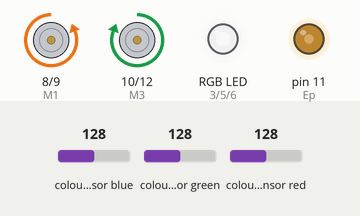
Recording of a sketch running on a simulated Arduino Uno, built with avr-gcc and run on an emulated ATmega328P. On the bench: motor-driver pin pairs drawn as motors (green arrow = first pin HIGH = forward, orange = second pin HIGH = backward, longer = more drive), an RGB LED mixed from three pins (HIGH = lit), output pins drawn as LEDs (lit = HIGH). Inputs (shaded band) come from the test bench; at power-on: colour sensor red 128, colour sensor blue 128, colour sensor green 128. Dim RGB values are drawn brighter than linear; what the sketch prints to the serial monitor is not drawn.

Above: at 0.99 s.
1.3 s: colour sensor red set to 191
At 2.5 s:
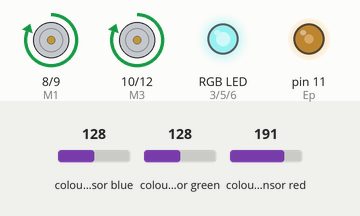
2.8 s: colour sensor blue set to 138
At 4.0 s:
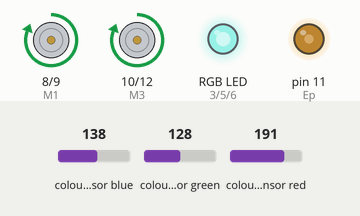
5.8 s: colour sensor blue set to 142
At 6.6 s:
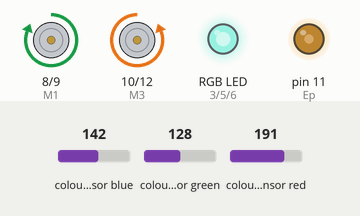
8.8 s: colour sensor green set to 191
At 8.98 s:
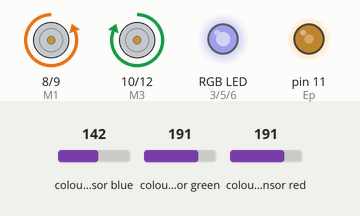
11.8 s: colour sensor green set to 250
At 11.99 s:
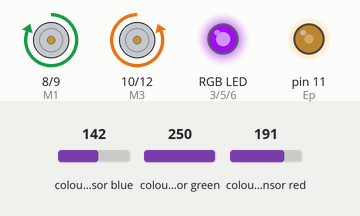
14.8 s: colour sensor red set to 64
At 15.0 s:
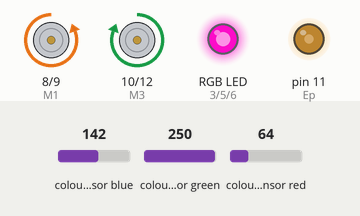
Timing chart, 0 to 18.8 s (numbered marks = the images above; inputs shaded):
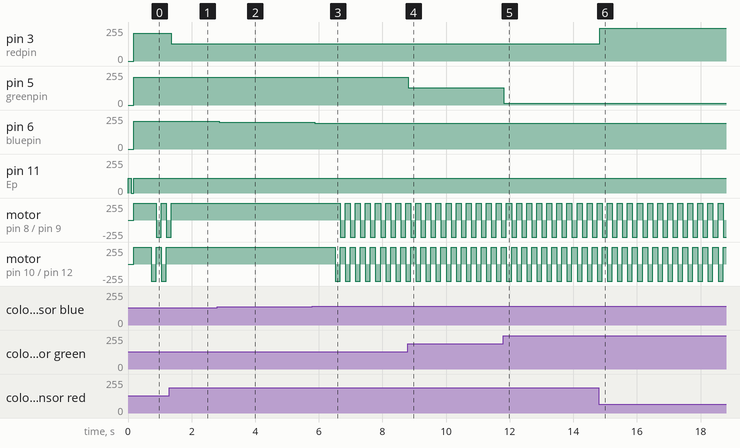

Measured:
- the behaviour switches between 141 and 142 on colour sensor blue (found by bisection; images 2 and 3)
- after the input at 1.3 s, pin 3 (redpin): 209/255 → 131/255 after 0.06 s; motor on pin 8 (M1) / pin 9 (M2): goes on until 1.4 s, then stays forward 255/255; motor on pin 10 (M3) / pin 12 (M4): stops changing and stays forward 255/255
- after the input at 2.8 s, pin 6 (bluepin): 209/255 → 200/255 after 0.07 s
- after the input at 5.8 s, pin 6 (bluepin): 200/255 → 195/255 after 0.08 s; motor on pin 8 (M1) / pin 9 (M2): alternates forward 255/255 for 0.16 s and backward 255/255 for 0.16 s, starting after 0.87 s; motor on pin 10 (M3) / pin 12 (M4): alternates forward 255/255 for 0.16 s and backward 255/255 for 0.16 s, starting after 0.71 s
- after the input at 8.8 s, pin 5 (greenpin): 209/255 → 131/255 at once
- after the input at 11.8 s, pin 5 (greenpin): 131/255 → 12/255 at once
- after the input at 14.8 s, pin 3 (redpin): 131/255 → 246/255 at once

The sketch:

test7.ino
```cpp
#include <Wire.h>
#include "Adafruit_TCS34725.h"

// ================== PIN DEFINITIONS ==================
#define M1  8   // Left forward
#define M2  9   // Left backward
#define M3  10  // Right forward
#define M4  12  // Right backward
#define Ep  11  // Enable (PWM)

// RGB LED (common anode)
#define redpin   3
#define greenpin 5
#define bluepin  6
#define commonAnode true

// ================== TUNING ==================
const int   SPEED           = 110;      // 0-255
const int   RED_MIN         = 70;       // Minimum red value
const float RED_RATIO       = 1.35;     // red must be this times higher than G and B
const unsigned long SEARCH_TIMEOUT = 700;  // ms without red before searching
const int   SEARCH_SPIN_MS  = 90;       // how long each search spin lasts

// ================== GLOBALS ==================
Adafruit_TCS34725 tcs = Adafruit_TCS34725(
  TCS34725_INTEGRATIONTIME_24MS,
  TCS34725_GAIN_16X
);

byte gammatable[256];
unsigned long lastSeenRed = 0;
bool searchingLeft = true;

// ================== SETUP ==================
void setup() {
  Serial.begin(9600);

  pinMode(M1, OUTPUT);
  pinMode(M2, OUTPUT);
  pinMode(M3, OUTPUT);
  pinMode(M4, OUTPUT);
  pinMode(Ep, OUTPUT);
  analogWrite(Ep, SPEED);

  pinMode(redpin, OUTPUT);
  pinMode(greenpin, OUTPUT);
  pinMode(bluepin, OUTPUT);

  // Gamma correction table for LED
  for (int i = 0; i < 256; i++) {
    float x = i / 255.0;
    x = pow(x, 2.5) * 255.0;
    gammatable[i] = commonAnode ? 255 - x : x;
  }

  if (tcs.begin()) {
    Serial.println("TCS34725 found");
  } else {
    Serial.println("No TCS34725 found - check wiring!");
    while (1);
  }

  stopMotors();
  Serial.println("Ready. Looking for red...");
}

// ================== MAIN LOOP ==================
void loop() {
  // ---- Read color sensor ----
  float r, g, b;
  tcs.setInterrupt(false);          // LED on
  delay(28);                        // wait for integration
  tcs.getRGB(&r, &g, &b);
  tcs.setInterrupt(true);           // LED off

  int red   = (int)r;
  int green = (int)g;
  int blue  = (int)b;

  // Show color on RGB LED
  analogWrite(redpin,   gammatable[constrain(red,   0, 255)]);
  analogWrite(greenpin, gammatable[constrain(green, 0, 255)]);
  analogWrite(bluepin,  gammatable[constrain(blue,  0, 255)]);

  // ---- Red detection ----
  bool seesRed = (red > RED_MIN) &&
                 (red > green * RED_RATIO) &&
                 (red > blue  * RED_RATIO);

  // ---- Decision ----
  if (seesRed) {
    lastSeenRed = millis();
    moveForward();
    Serial.println("RED → FORWARD");
  }
  else if (millis() - lastSeenRed < SEARCH_TIMEOUT) {
    // Recently saw red → keep going a bit more
    moveForward();
    Serial.println("Recent red → continue");
  }
  else {
    // Lost red → search by spinning
    searchForRed();
  }

  // Debug
  Serial.print("R:"); Serial.print(red);
  Serial.print(" G:"); Serial.print(green);
  Serial.print(" B:"); Serial.print(blue);
  Serial.print("  seesRed:"); Serial.println(seesRed ? "YES" : "NO");
}

// ================== MOTOR FUNCTIONS ==================
void moveForward() {
  analogWrite(Ep, SPEED);
  digitalWrite(M1, HIGH);
  digitalWrite(M2, LOW);
  digitalWrite(M3, HIGH);
  digitalWrite(M4, LOW);
}

void spinLeft() {
  analogWrite(Ep, SPEED);
  digitalWrite(M1, LOW);
  digitalWrite(M2, HIGH);   // Left backward
  digitalWrite(M3, HIGH);   // Right forward
  digitalWrite(M4, LOW);
}

void spinRight() {
  analogWrite(Ep, SPEED);
  digitalWrite(M1, HIGH);   // Left forward
  digitalWrite(M2, LOW);
  digitalWrite(M3, LOW);
  digitalWrite(M4, HIGH);   // Right backward
}

void stopMotors() {
  analogWrite(Ep, 0);
  digitalWrite(M1, LOW);
  digitalWrite(M2, LOW);
  digitalWrite(M3, LOW);
  digitalWrite(M4, LOW);
}

// Non-blocking search (alternates direction)
void searchForRed() {
  static unsigned long lastSpinChange = 0;

  if (millis() - lastSpinChange > SEARCH_SPIN_MS) {
    searchingLeft = !searchingLeft;
    lastSpinChange = millis();
  }

  if (searchingLeft) {
    spinLeft();
    Serial.println("Searching LEFT");
  } else {
    spinRight();
    Serial.println("Searching RIGHT");
  }
}
```
